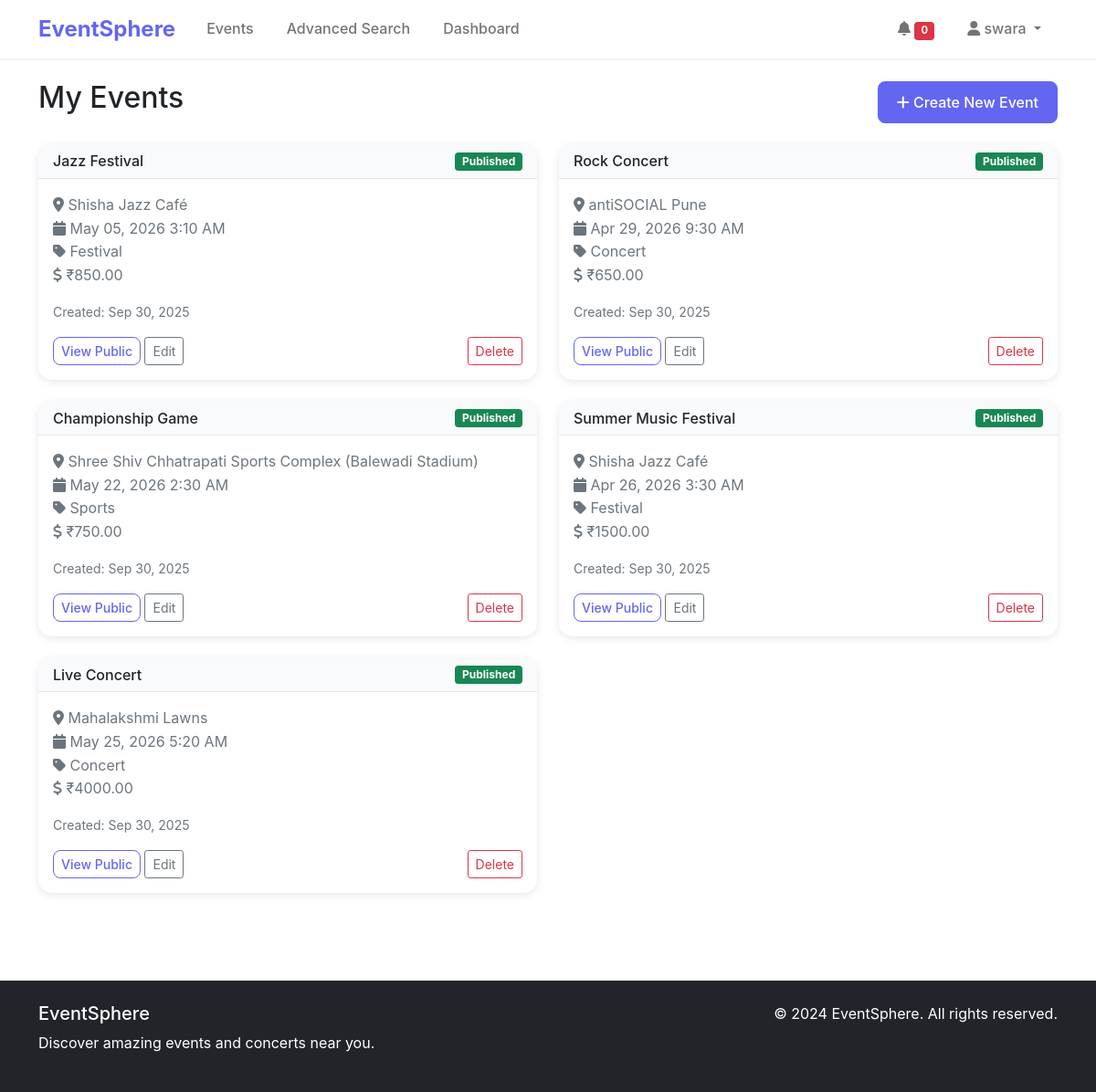
/events/my-events/ (signed in), run on the app's committed database.
### events/models.py (models this page shows, shortened)
class Event(models.Model):
    title = models.CharField(max_length=200)
    description = models.TextField()
    category = models.ForeignKey(Category, on_delete=models.CASCADE)
    venue = models.ForeignKey(Venue, on_delete=models.CASCADE)
    date = models.DateTimeField()
    price = models.DecimalField(max_digits=10, decimal_places=2)
    image = models.ImageField(upload_to='events/', blank=True, null=True)
    created_by = models.ForeignKey(User, on_delete=models.CASCADE, null=True, blank=True)
    created_at = models.DateTimeField(auto_now_add=True)
    updated_at = models.DateTimeField(auto_now=True)
    is_active = models.BooleanField(default=True)
    class Meta:
        ordering = ['date']

class Venue(models.Model):
    name = models.CharField(max_length=200)
    address = models.TextField()
    city = models.CharField(max_length=100)
    state = models.CharField(max_length=100)
    zip_code = models.CharField(max_length=20)
    capacity = models.IntegerField(default=0)

class Category(models.Model):
    name = models.CharField(max_length=100)
    slug = models.SlugField(unique=True)
    description = models.TextField(blank=True)
    image = models.ImageField(upload_to='categories/', blank=True, null=True)
    class Meta:
        verbose_name_plural = "Categories"

### events/views.py (the view)
# urls.py: path('my-events/', views.my_events, name='my_events'),
@login_required
def my_events(request):
    events = Event.objects.filter(created_by=request.user).order_by('-created_at')
    context = {
        'events': events,
    }
    return render(request, 'events/my_events.html', context)

### templates/events/my_events.html (shortened to what this page needs)
{% extends 'base.html' %}
{% load static %}
{% block content %}
<div class="container py-4">
    <div class="d-flex justify-content-between align-items-center mb-4">
        <h2>My Events</h2>
        <a href="{% url 'events:create_event' %}" class="btn btn-primary">
            <i class="fas fa-plus"></i> Create New Event
        </a>
    </div>
    {% if events %}
    <div class="row">
        {% for event in events %}
        <div class="col-md-6 mb-4">
            <div class="card">
                <div class="card-header d-flex justify-content-between align-items-center">
                    <h6 class="mb-0">{{ event.title }}</h6>
                    <span class="badge bg-{% if event.is_active %}success{% else %}warning{% endif %}">
                        {% if event.is_active %}Published{% else %}Pending Review{% endif %}
                    </span>
                </div>
                <div class="card-body">
                    <p class="card-text text-muted">
                        <i class="fas fa-map-marker-alt"></i> {{ event.venue.name }}<br>
                        <i class="fas fa-calendar"></i> {{ event.date|date:"M d, Y g:i A" }}<br>
                        <i class="fas fa-tag"></i> {{ event.category.name }}<br>
                        <i class="fas fa-dollar-sign"></i> ₹{{ event.price }}
                    </p>
                    <p class="text-muted small">
                        Created: {{ event.created_at|date:"M d, Y" }}
                    </p>
                    <div class="d-flex justify-content-between">
                        <div>
                            {% if event.is_active %}
                            <a href="{% url 'events:event_detail' event.pk %}" class="btn btn-outline-primary btn-sm">View Public</a>
                            {% endif %}
                            <a href="{% url 'events:edit_event' event.id %}" class="btn btn-outline-secondary btn-sm">Edit</a>
                        </div>
                        <a href="{% url 'events:delete_event' event.id %}" class="btn btn-outline-danger btn-sm"
                           onclick="return confirm('Are you sure you want to delete this event?')">Delete</a>
                    </div>
                </div>
            </div>
        </div>
        {% endfor %}
    </div>
    {% endif %}
</div>
{% endblock %}

### templates/base.html (shortened to what this page needs)
<!DOCTYPE html>
<html lang="en">
<head>
    {% load static %}
    <link href="https://cdn.jsdelivr.net/npm/bootstrap@5.1.3/dist/css/bootstrap.min.css" rel="stylesheet">
    <link href="https://cdnjs.cloudflare.com/ajax/libs/font-awesome/6.0.0/css/all.min.css" rel="stylesheet">
    <link href="{% static 'css/style.css' %}" rel="stylesheet">
</head>
<body>
    <nav class="navbar navbar-expand-lg navbar-light bg-white shadow-sm">
        <div class="container">
            <a class="navbar-brand fw-bold" href="{% url 'home' %}">EventSphere</a>
            <div class="collapse navbar-collapse" id="navbarNav">
                <ul class="navbar-nav me-auto">
                    <li class="nav-item">
                        <a class="nav-link" href="{% url 'events:event_list' %}">Events</a>
                    </li>
                    <li class="nav-item">
                        <a class="nav-link" href="{% url 'events:advanced_search' %}">Advanced Search</a>
                    </li>
                    {% if user.is_authenticated %}
                    <li class="nav-item">
                        <a class="nav-link" href="{% url 'dashboard:dashboard' %}">Dashboard</a>
                    </li>
                    {% endif %}
                </ul>
                <ul class="navbar-nav">
                    {% if user.is_authenticated %}
                    <li class="nav-item">
                        <a class="nav-link" href="{% url 'notifications:notification_list' %}">
                            <i class="fas fa-bell"></i>
                            <span class="badge bg-danger" id="notification-count" style="font-size: 0.7em;">0</span>
                        </a>
                    </li>
                    <li class="nav-item dropdown">
                        <a class="nav-link dropdown-toggle" href="#" id="navbarDropdown" role="button" data-bs-toggle="dropdown">
                            <i class="fas fa-user"></i> {{ user.username }}
                        </a>
                    </li>
                    {% endif %}
                </ul>
            </div>
        </div>
    </nav>
    <main>
        {% block content %}
        {% endblock %}
    </main>
    <footer class="bg-dark text-white py-4 mt-5">
        <div class="container">
            <div class="row">
                <div class="col-md-6">
                    <h5>EventSphere</h5>
                    <p>Discover amazing events and concerts near you.</p>
                </div>
                <div class="col-md-6 text-md-end">
                    <p>&copy; 2024 EventSphere. All rights reserved.</p>
                </div>
            </div>
        </div>
    </footer>
</body>
</html>

### static/css/style.css (style rules this page uses)
:root { --primary-color: #6366f1; --secondary-color: #8b5cf6; --dark-color: #1f2937; --light-color: #f8fafc; }
body { font-family: 'Inter', -apple-system, BlinkMacSystemFont, sans-serif; line-height: 1.6; }
.navbar-brand { font-size: 1.5rem; color: var(--primary-color) !important; }
.navbar-nav .nav-link { font-weight: 500; margin: 0 10px; }
.btn-primary { background-color: var(--primary-color); border-color: var(--primary-color); border-radius: 8px; font-weight: 500; padding: 10px 20px; }
.btn-outline-primary { color: var(--primary-color); border-color: var(--primary-color); border-radius: 8px; font-weight: 500; }
.card { border: none; border-radius: 15px; box-shadow: 0 2px 10px rgba(0, 0, 0, 0.1); }
.card-header { background-color: var(--light-color); border-bottom: 1px solid #e5e7eb; border-radius: 15px 15px 0 0 !important; font-weight: 600; }
.shadow-sm { box-shadow: 0 1px 3px rgba(0, 0, 0, 0.1) !important; }
footer { margin-top: auto; }

### data on the page
Event: title "Jazz Festival", is_active "Published", venue.name "Shisha Jazz Café", date "May 05, 2026 3:10 AM", category.name "Festival", price "850.00", created_at "Sep 30, 2025"
Event: title "Rock Concert", is_active "Published", venue.name "antiSOCIAL Pune", date "Apr 29, 2026 9:30 AM", category.name "Concert", price "650.00", created_at "Sep 30, 2025"
Event: title "Championship Game", is_active "Published", venue.name "Shree Shiv Chhatrapati Sports Complex (Balewadi Stadium)", date "May 22, 2026 2:30 AM", category.name "Sports", price "750.00", created_at "Sep 30, 2025"
Event: title "Summer Music Festival", is_active "Published", venue.name "Shisha Jazz Café", date "Apr 26, 2026 3:30 AM", category.name "Festival", price "1500.00", created_at "Sep 30, 2025"
Event: title "Live Concert", is_active "Published", venue.name "Mahalakshmi Lawns", date "May 25, 2026 5:20 AM", category.name "Concert", price "4000.00", created_at "Sep 30, 2025"

### other printed values
{{ user.username }} "swara"
